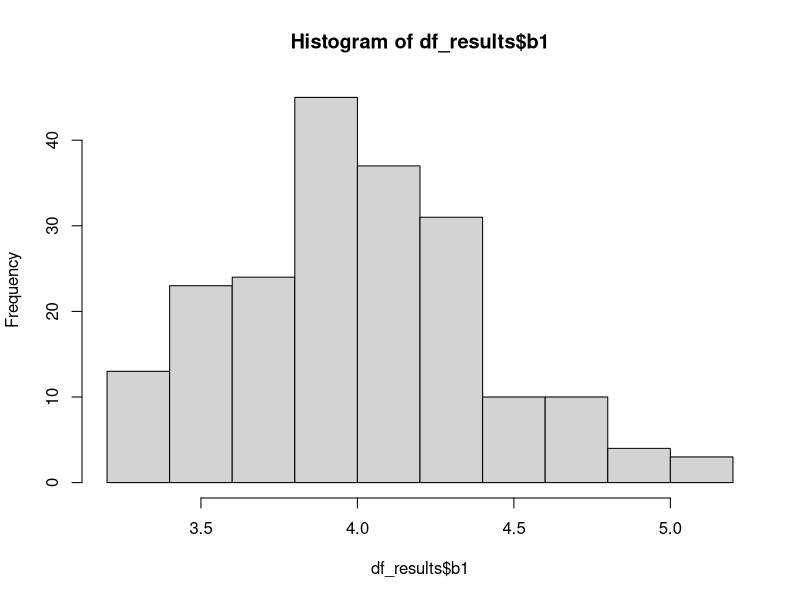

Write R code to recreate this figure.
## ---- chunk 1
gpa = read.csv("GPA.csv")
lm_gpa = lm(GPA~ACT, data=gpa)
print(summary(lm_gpa))

## ---- chunk 2
confint(lm_gpa, level=0.99)
## ---- chunk 3
t = 0.03883/0.01277
print(t)
pr_t = 1-pt(t, 118)
print(pr_t)

## ---- chunk 4
Xh<-data.frame(ACT=28)
predict(lm_gpa,Xh,se.fit=TRUE,interval="confidence",level=0.95)
## ---- chunk 5
Xh<-data.frame(ACT=28)
predict(lm_gpa,Xh, se.fit=TRUE, interval="prediction",level=0.95)
## ---- chunk 6
Xh<-data.frame(ACT=28)
W <- sqrt( 2 * qf(0.95,2,118))
CI<-predict(lm_gpa, Xh, se.fit=TRUE,interval="confidence",level=0.95)
print(CI)
cbind(CI$fit[,1]-W*CI$se.fit, CI$fit[,1] + W*CI$se.fit )

## ---- chunk 7
set.seed(1234)
train_ind = sample(1:nrow(gpa), 0.7 * nrow(gpa))
test_ind = setdiff(1:nrow(gpa), train_ind)
train_gpa = gpa[train_ind,]
test_gpa = gpa[test_ind,]

## ---- chunk 8
lm_gpa_tr = lm(GPA~ACT, data=train_gpa)
print(summary(lm_gpa_tr))

## ---- chunk 9
Xh<-data.frame(ACT=28)
predict(lm_gpa_tr, Xh, se.fit=TRUE, interval="confidence",level=0.95)

## ---- chunk 10
Xh<-data.frame(ACT=28)
predict(lm_gpa_tr, Xh, se.fit=TRUE, interval="prediction",level=0.95)

## ---- chunk 11
Xh = data.frame(ACT=28)
W = sqrt( 2 * qf(0.95,2,82))
CI = predict(lm_gpa_tr, Xh, se.fit=TRUE,interval="confidence",level=0.95)
print(CI)
cbind(CI$fit[,1]-W*CI$se.fit, CI$fit[,1] + W*CI$se.fit )

## ---- chunk 12
Yhat = predict(lm_gpa_tr, test_gpa)
resids = (test_gpa$GPA-Yhat)
SSE = sum(resids^2)
df_resids = (nrow(test_gpa)-2)
MSE_te = (SSE/df_resids)
print(MSE_te)

## ---- chunk 13
get_xy_data <- function(){
  X = array(c(4,8,12,16,20))
  ei = rnorm(5, 0, 5)
  
  Y = (20+4*X+ei)
  xy_data = data.frame(cbind(X,Y))
  xy_data  
}

set.seed(1234)
xy_data = get_xy_data()
print(xy_data)

## ---- chunk 14
lm_xy = lm(Y~X, data=xy_data)
summary(lm_xy)

## ---- chunk 15
Xh = data.frame(X=10)
predict(lm_xy, Xh, se.fit=TRUE, interval="confidence",level=0.95)

## ---- chunk 16

for(i in 1:200){
  data = get_xy_data()
  lm = lm(Y~X, data=data)
  Xh = data.frame(X=10)
  CI = data.frame(predict(lm, Xh, se.fit=TRUE, interval="confidence",level=0.95)$fit, row.names=NULL)
  b1 = data.frame(b1 = as.numeric(lm$coefficients[2]))
  EY = mean(predict(lm, data))
  if(i==1){
    df_results = cbind(CI,b1,EY)
  }
  else{
    df_results = rbind(df_results, cbind(CI,b1,EY))
  }
  
}

df_results

## ---- chunk 17
hist(df_results$b1)

## ---- chunk 18
mean(df_results$b1)
## ---- chunk 19
sd(df_results$b1)
## ---- chunk 20
df_results$inc_EY = ifelse(df_results$EY>=df_results$lwr&df_results$EY<=df_results$upr, 1, 0)
print(paste("% of E{Yh} within Confidence Interval:",sum(df_results$inc_EY)*100/200, "%"))

## ---- chunk 21
mu = mean(xy_data$X)
sigma = 5
Z = (10-mu)/5

print(Z)
pnorm(10, mu, sigma)
